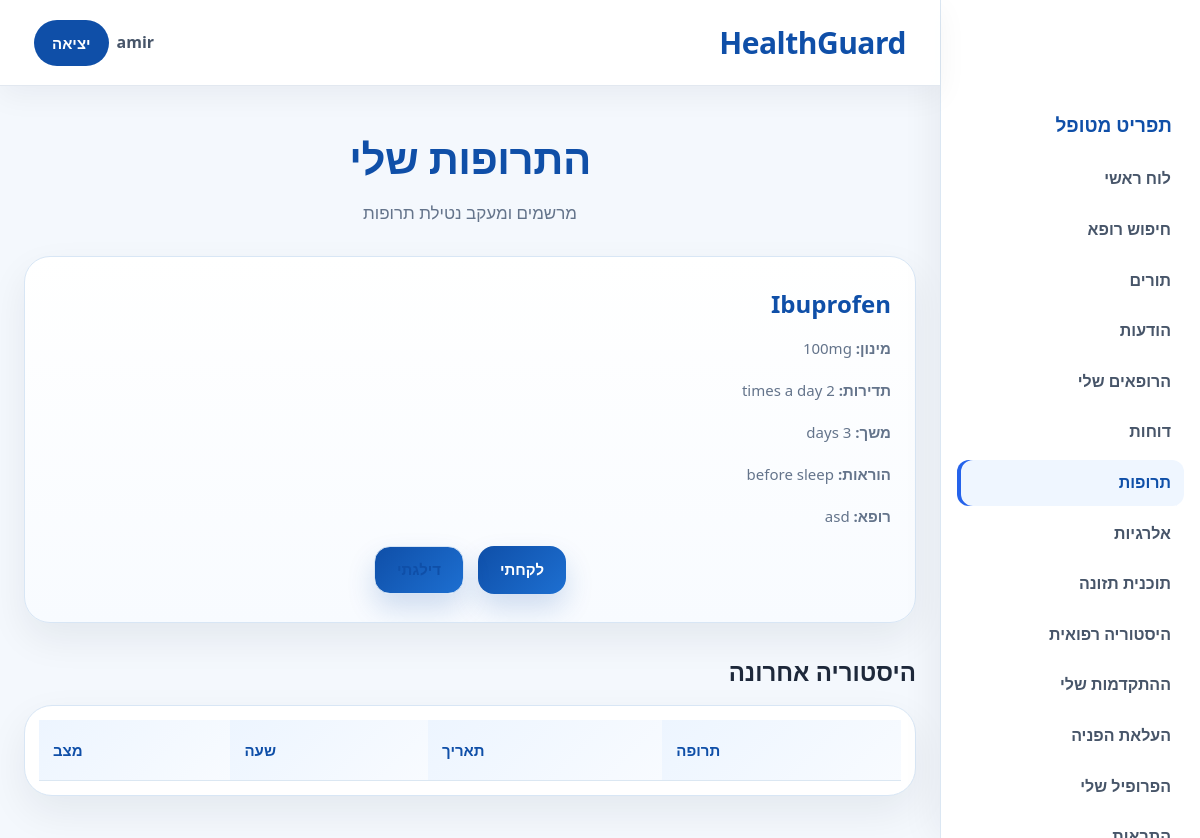
Page /patient/my_medications.php (signed in) on the committed database.
### tables this page shows
CREATE TABLE `report_drugs` (
  `report_drug_id` int(11) NOT NULL,
  `report_id` int(11) NOT NULL,
  `drug_id` int(11) NOT NULL,
  `dosage` varchar(100) NOT NULL,
  `frequency` varchar(100) NOT NULL,
  `duration` varchar(100) NOT NULL,
  `instructions` text DEFAULT NULL,
  `created_at` datetime DEFAULT current_timestamp()
);

CREATE TABLE `drugs` (
  `drug_id` int(11) NOT NULL,
  `drug_name` varchar(150) NOT NULL,
  `allergy_group` varchar(150) DEFAULT NULL,
  `notes` text DEFAULT NULL,
  `created_at` datetime DEFAULT current_timestamp()
);

CREATE TABLE `users` (
  `user_id` int(11) NOT NULL,
  `name` varchar(100) NOT NULL,
  `role` enum('patient','doctor','admin','secretary') NOT NULL,
  `email` varchar(100) NOT NULL,
  `password` varchar(255) NOT NULL,
  `city` varchar(80) DEFAULT NULL,
  `created_at` timestamp NULL DEFAULT current_timestamp()
);

### app_helpers.php (called while the page is built, shortened)
<?php
function GenerateAutomaticNotifications($conn, $user_id, $role)
{
    $user_id = (int)$user_id;
    $medications_query = "SELECT
                              report_drugs.report_drug_id,
                              drugs.drug_name,
                              report_drugs.dosage
                          FROM report_drugs
                          JOIN drugs
                              ON report_drugs.drug_id=drugs.drug_id
                          JOIN medical_reports
                              ON report_drugs.report_id=medical_reports.report_id
                          WHERE medical_reports.patient_id='$user_id'
                          AND report_drugs.created_at >= DATE_SUB(
                              CURDATE(),
                              INTERVAL 30 DAY
                          )";
    $medications = mysqli_query($conn, $medications_query);
}

### patient/my_medications.php (the view, shortened to what this page needs)
<?php
$conn = OpenCon();
$patient_id = $_SESSION['user_id'];
$medications_sql = "SELECT
                        rd.report_drug_id,
                        d.drug_name,
                        rd.dosage,
                        rd.frequency,
                        rd.duration,
                        rd.instructions,
                        u.name AS doctor_name
                    FROM report_drugs AS rd
                    JOIN drugs AS d
                        ON d.drug_id=rd.drug_id
                    JOIN medical_reports AS mr
                        ON mr.report_id=rd.report_id
                    JOIN doctors AS dr
                        ON dr.doctor_id=mr.doctor_id
                    JOIN users AS u
                        ON u.user_id=dr.user_id
                    WHERE mr.patient_id='$patient_id'
                    ORDER BY mr.created_at DESC";
$medications = mysqli_query($conn, $medications_sql);
?>
<!DOCTYPE html>
<html lang="he" dir="rtl">
<head>
    <link rel="stylesheet" href="/HealthGuard/style.css">
</head>
<body class="patient-page">
<?php include("../navbar.php"); ?>
<div class="section">
    <h1 class="section-title">התרופות שלי</h1>
    <p class="section-subtitle">מרשמים ומעקב נטילת תרופות</p>
    <div class="cards">
        <?php
        while ($row = mysqli_fetch_assoc($medications)) {
            $instructions_text = 'אין';
            if (!empty($row['instructions'])) {
                $instructions_text = $row['instructions'];
            }
        ?>
            <div class="card">
                <h3><?php echo $row['drug_name']; ?></h3>
                <p><strong>מינון:</strong> <?php echo $row['dosage']; ?></p>
                <p><strong>תדירות:</strong> <?php echo $row['frequency']; ?></p>
                <p><strong>משך:</strong> <?php echo $row['duration']; ?></p>
                <p><strong>הוראות:</strong> <?php echo $instructions_text; ?></p>
                <p><strong>רופא:</strong> <?php echo $row['doctor_name']; ?></p>
                <form method="POST" class="hero-actions">
                    <button name="status" value="taken">לקחתי</button>
                    <button name="status" value="skipped" class="secondary-btn">
                        דילגתי
                    </button>
                </form>
            </div>
        <?php } ?>
    </div>
    <h2 class="content-heading">היסטוריה אחרונה</h2>
    <div class="table-wrapper">
        <table>
            <tr>
                <th>תרופה</th>
                <th>תאריך</th>
                <th>שעה</th>
                <th>מצב</th>
            </tr>
        </table>
    </div>
</div>
</body>
</html>

### style.css (style rules this page uses)
* { margin: 0; padding: 0; box-sizing: border-box; }
html, body { min-height: 100%; font-family: "Segoe UI", Tahoma, Geneva, Verdana, sans-serif; scroll-behavior: smooth; }
html[dir="rtl"] body { direction: rtl; text-align: right; }
body { background: #f5f8fc; color: #1e293b; line-height: 1.6; }
button, input, select, textarea { font: inherit; }
body.has-app-sidebar { padding-right: 260px; }
.primary-btn, .secondary-btn, .danger-btn, button, a.primary-btn, a.secondary-btn, a.danger-btn { display: inline-flex !important; align-items: center !important; justify-content: center !important; text-decoration: none !important; font-weight: 800 !important; font-size: 15px !important; line-height: 1 !important; cursor: pointer !important; border-radius: 16px !important; padding: 12px 22px !important; min-height: 48px !important; transition: 0.25s ease !important; border: none; }
.primary-btn, a.primary-btn, button { background: linear-gradient(135deg, #2563eb, #0ea5e9) !important; color: #ffffff !important; }
.secondary-btn, a.secondary-btn { background: #ffffff !important; color: #1e293b !important; border: 1px solid #d9e4ef !important; box-shadow: 0 10px 24px rgba(15, 23, 42, 0.05) !important; }
.section { width: 100%; max-width: 1380px; margin: 0 auto; padding: 38px 24px 42px; }
.section-title { font-size: 42px; font-weight: 800; text-align: center; margin-bottom: 8px; letter-spacing: -0.5px; }
.section-subtitle { text-align: center; font-size: 17px; color: #64748b; margin-bottom: 30px; }
.hero-actions { display: flex; justify-content: center; align-items: center; gap: 14px; flex-wrap: wrap; }
.cards { display: grid; grid-template-columns: repeat(auto-fit, minmax(270px, 1fr)); gap: 24px; margin-top: 24px; }
.card { border-radius: 26px; padding: 28px 24px; position: relative; overflow: hidden; transition: 0.28s ease; border: 1px solid #e2e8f0; background: #ffffff; box-shadow: 0 16px 38px rgba(15, 23, 42, 0.07); }
.card h3 { font-size: 24px; margin-bottom: 12px; font-weight: 800; }
.card p { color: #64748b; margin-bottom: 18px; font-size: 15px; }
.content-heading { margin: 30px 0 14px; }
.table-wrapper { width: 100%; overflow-x: auto; background: #ffffff; border-radius: 28px; border: 1px solid #e2e8f0; box-shadow: 0 16px 40px rgba(15, 23, 42, 0.07); padding: 14px; }
table { width: 100%; border-collapse: collapse; min-width: 760px; }
table th { text-align: left; padding: 18px 14px; font-size: 15px; font-weight: 900; color: #0f172a; background: linear-gradient(135deg, #eff6ff, #f8fbff); border-bottom: 1px solid #dbe7f2; }
.patient-page { background: #f4f8fd; min-height: 100vh; }
.patient-page .primary-btn, .patient-page button { background: linear-gradient(135deg, #0f4fa8, #1d6fd1) !important; color: #ffffff !important; box-shadow: 0 14px 28px rgba(15, 79, 168, 0.18) !important; }
.patient-page .secondary-btn { color: #0f4fa8 !important; border-color: #d5e4f5 !important; }
.patient-page .section-title, .patient-page .form-box h2, .patient-page .card h3 { color: #0f4fa8; }
.patient-page .card { border-color: #d8e6f5; background: linear-gradient(180deg, #ffffff, #f8fbff); }
.patient-page .table-wrapper { border-color: #d8e6f5; }
.patient-page table th { background: linear-gradient(135deg, #edf5ff, #f8fbff); color: #0f4fa8; }

### rows in the picture
report_drugs: drug.drug_name "Ibuprofen", dosage "100mg", frequency "2 times a day", duration "3 days", instructions "before sleep", users.name "asd"

### other values in the picture
$site_name "HealthGuard"
$_SESSION['name'] "amir"
$role_labels[$_SESSION['role']] "מטופל"
$label "לוח ראשי"
$label "חיפוש רופא"
$label "תורים"
$label "הודעות"
$label "הרופאים שלי"
$label "דוחות"
$label "תרופות"
$label "אלרגיות"
$label "תוכנית תזונה"
$label "היסטוריה רפואית"
$label "ההתקדמות שלי"
$label "העלאת הפניה"
